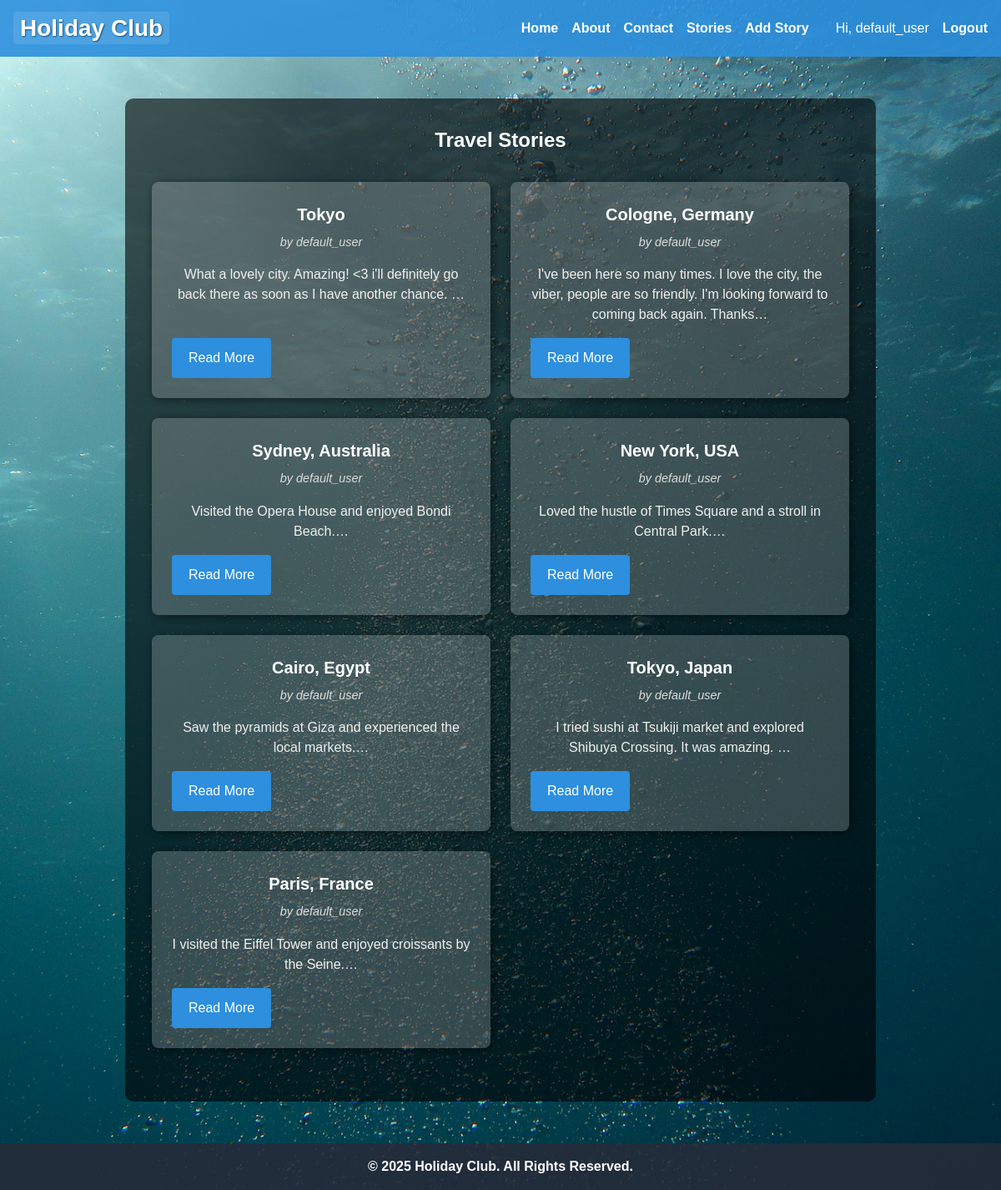
The page /viewstory (signed in) on the database its author committed.
### tables this page shows
CREATE TABLE users (
            id INTEGER PRIMARY KEY AUTOINCREMENT,
            username TEXT NOT NULL,
            email TEXT NOT NULL,
            password_hash TEXT
        );

CREATE TABLE stories (
      id INTEGER PRIMARY KEY AUTOINCREMENT,
          user_id INTEGER NOT NULL,
              location TEXT NOT NULL,
                  story_text TEXT NOT NULL,
                      FOREIGN KEY (user_id) REFERENCES users(id)
                        );

### app.py (the view)
@app.route('/viewstory')
def view_story():
    conn = get_db_connection()
    stories = conn.execute('''
        SELECT s.id, s.location, s.story_text, u.username
          FROM stories s
          JOIN users u ON s.user_id = u.id
         ORDER BY s.id DESC
    ''').fetchall()
    conn.close()
    return render_template('viewstory.html', stories=stories)

### app.py (called while the page is built)
@app.before_request
def load_logged_in_user():
    user_id = session.get('user_id')
    g.user = None
    if user_id:
        conn = get_db_connection()
        g.user = conn.execute(
            "SELECT * FROM users WHERE id = ?", (user_id,)
        ).fetchone()
        conn.close()

def get_db_connection():
    conn = sqlite3.connect(DATABASE)
    conn.row_factory = sqlite3.Row
    conn.execute('PRAGMA foreign_keys = ON;')
    return conn

### templates/viewstory.html
{% extends 'base.html' %}
{% block content %}
  <h2>Travel Stories</h2>
  <div class="stories-grid">
    {% for story in stories %}
      <div class="story-card">
        <h3>{{ story.location }}</h3>
        <p class="author">by {{ story.username }}</p>
        <p class="excerpt">{{ story.story_text[:150] }}…</p>
        <a href="{{ url_for('story_detail', story_id=story.id) }}" class="btn">Read More</a>
      </div>
    {% else %}
      <p>No stories yet. <a href="{{ url_for('add_story') }}">Be the first to add one!</a></p>
    {% endfor %}
  </div>
{% endblock %}

### templates/base.html (shortened to what this page needs)
<!DOCTYPE html>
<html lang="en">
<head>
  <link
    rel="stylesheet"
    href="{{ url_for('static', filename='css/styles.css') }}"
  />
</head>
<body>
  <nav class="navbar">
    <div class="nav-brand">
      <a href="{{ url_for('index') }}">Holiday Club</a>
    </div>
    <ul class="nav-links" id="nav-links">
      <li><a href="{{ url_for('index') }}">Home</a></li>
      <li><a href="{{ url_for('about') }}">About</a></li>
      <li><a href="{{ url_for('contact') }}">Contact</a></li>
      <li><a href="{{ url_for('view_story') }}">Stories</a></li>
      {% if g.user %}
        <li><a href="{{ url_for('add_story') }}">Add Story</a></li>
        <li><span class="nav-user">Hi, {{ g.user.username }}</span></li>
        <li><a href="{{ url_for('logout') }}">Logout</a></li>
      {% else %}
        <li class="spacer"></li>
        <li><a href="{{ url_for('login') }}">Login</a></li>
        <li><a href="{{ url_for('register') }}">Register</a></li>
      {% endif %}
    </ul>
  </nav>
  <div class="container">
    {% block content %}{% endblock %}
  </div>
  <footer>
    <p>© 2025 Holiday Club. All Rights Reserved.</p>
  </footer>
</body>
</html>

### static/css/styles.css (style rules this page uses)
* { margin: 0; padding: 0; box-sizing: border-box; }
body { background: url("../images/background.jpg") no-repeat center center fixed; background-size: cover; font-family: Arial, sans-serif; color: white; line-height: 1.5; }
h1, h2, h3 { margin-bottom: 1rem; }
.container { background: rgba(0, 0, 0, 0.6); padding: 2rem; border-radius: 10px; max-width: 900px; margin: 50px auto; text-align: center; }
.navbar { background-color: rgba(45, 143, 221, 0.9); display: flex; justify-content: space-between; align-items: center; padding: 0.8rem 1rem; }
.nav-brand a { font-size: 1.75rem; font-weight: 700; color: #fff; text-decoration: none; padding: 0.25rem 0.5rem; text-shadow: 1px 1px 2px rgba(0,0,0,0.5); background-color: rgba(255,255,255,0.1); border-radius: 4px; }
.nav-links { list-style: none; display: flex; gap: 1rem; }
.nav-links li a { color: #fff; text-decoration: none; font-weight: bold; }
footer { text-align: center; padding: 1rem; background-color: rgba(37, 44, 58, 0.9); color: white; font-weight: bold; margin-top: 2rem; }
button[type="submit"], .btn { background-color: #2d8fdd; color: #fff; border: none; padding: 0.75rem 1.25rem; border-radius: 4px; cursor: pointer; text-decoration: none; display: inline-block; font-size: 1rem; }
.stories-grid { display: grid; grid-template-columns: repeat(auto-fit, minmax(280px, 1fr)); gap: 1.5rem; margin: 2rem 0; }
.story-card { background: rgba(255, 255, 255, 0.2); padding: 1.5rem; border-radius: 8px; box-shadow: 2px 2px 12px rgba(0,0,0,0.5); display: flex; flex-direction: column; justify-content: space-between; transition: transform 0.2s ease; }
.story-card h3 { margin-bottom: 0.5rem; font-size: 1.25rem; color: #fff; }
.story-card .author { font-style: italic; font-size: 0.9rem; margin-bottom: 1rem; color: #ddd; }
.story-card .excerpt { flex-grow: 1; margin-bottom: 1rem; color: #f0f0f0; }
.story-card .btn { align-self: flex-start; }

### rows shown on the page
users: user.username "default_user"
stories: location "Tokyo", username "default_user", story_text "What a lovely city. Amazing! <3 i'll definitely go back there as soon as I have another chance."
stories: location "Cologne, Germany", username "default_user", story_text "I've been here so many times. I love the city, the viber, people are so friendly. I'm looking forward to coming back again. Thanks"
stories: location "Sydney, Australia", username "default_user", story_text "Visited the Opera House and enjoyed Bondi Beach."
stories: location "New York, USA", username "default_user", story_text "Loved the hustle of Times Square and a stroll in Central Park."
stories: location "Cairo, Egypt", username "default_user", story_text "Saw the pyramids at Giza and experienced the local markets."
stories: location "Tokyo, Japan", username "default_user", story_text "I tried sushi at Tsukiji market and explored Shibuya Crossing. It was amazing."
stories: location "Paris, France", username "default_user", story_text "I visited the Eiffel Tower and enjoyed croissants by the Seine."
